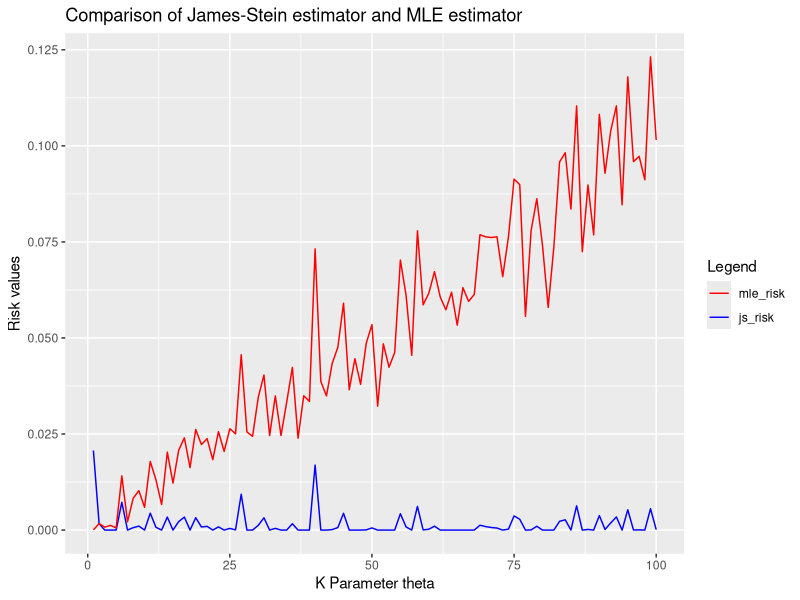

The R source for this figure:
## ---- chunk 1
knitr::opts_chunk$set(echo = TRUE)
library(MASS)
library(ggplot2)
## ---- chunk 2
pos <- function(x){
  if (x>0){
    return(x)
  }
  else{
    return(0)
  }
}

risk_test_function <-function(k,n)
{
    #initializing mean values  
    mu <- 0
    for (i in 1:k){
      mu[i] <- 0
    }
    #initializing random data
    input_data = mvrnorm(n, mu, diag(k))
    
    #calculating mle of data
    theta_mle = colMeans(input_data)
    
    #mle risk calculation
    risk_mle = sum((mu - theta_mle)**2)
    #print(paste("MLE theta",theta_mle))
    #print(paste("Risk MLE",risk_mle))
    
    #calculating js estimates
    theta_mle_norm = norm(theta_mle, "2")
    theta_js = pos(1 - ((k-2)/(n*(theta_mle_norm**2)))) * theta_mle
    #print(paste("MLE norm",theta_mle_norm))
    #print(paste("JS theta",theta_js))
    
    #js risk calculation
    risk_js = sum((mu-theta_js)**2)
    #print(paste("risk JS", risk_js))
    
    return(c(risk_js,risk_mle))
  
}

## ---- chunk 3
risk_calculation <- function(){
  n = 1000
  js_risk <- NULL
  mle_risk <- NULL
  for (k in (1:100)){
    out <- risk_test_function(k,n)
    js_risk <- c(js_risk,out[1])
    mle_risk <- c(mle_risk,out[2])
    
  }
  
  #converting lists into dataframe
  df_js <- data.frame(x = 1:100, js_risk) #dataframe for js risk estimates
  df_mle <- data.frame(x = 1:100, mle_risk) #dataframe for mle risk estimates
  #print(df_js)
  #print(out)
  #print(paste("JS Risk", js_risk))
  #print(paste("MLE risk", mle_risk))

  #plotting both the risk estimates.
  plot_risk <- ggplot() +
    geom_line(data = df_js, aes(x = x, y = js_risk,color = "blue")) + 
    geom_line(data = df_mle, aes(x= x, y = mle_risk, color = "red")) +
    labs(x = "K Parameter theta", y = "Risk values" ) + 
    ggtitle("Comparison of James-Stein estimator and MLE estimator") + 
    scale_color_identity(name = "Legend", breaks = c("red","blue"),
                         labels = c("mle_risk", "js_risk"), guide = "legend")
  plot_risk
}


risk_calculation()
